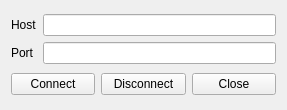
<?xml version="1.0" encoding="UTF-8"?>
<ui version="4.0">
 <class>GuiClient</class>
 <widget class="QWidget" name="GuiClient">
  <property name="geometry">
   <rect>
    <x>0</x>
    <y>0</y>
    <width>287</width>
    <height>110</height>
   </rect>
  </property>
  <property name="focusPolicy">
   <enum>Qt::NoFocus</enum>
  </property>
  <property name="windowTitle">
   <string>Client-Mode</string>
  </property>
  <layout class="QVBoxLayout" name="verticalLayout_4">
   <item>
    <layout class="QVBoxLayout" name="verticalLayout_3">
     <item>
      <layout class="QGridLayout" name="gridLayout">
       <item row="0" column="0">
        <layout class="QVBoxLayout" name="verticalLayout_2">
         <item>
          <widget class="QLabel" name="startLabel1">
           <property name="text">
            <string>Host</string>
           </property>
          </widget>
         </item>
         <item>
          <widget class="QLabel" name="startLabel2">
           <property name="text">
            <string>Port</string>
           </property>
          </widget>
         </item>
        </layout>
       </item>
       <item row="0" column="1">
        <layout class="QVBoxLayout" name="verticalLayout">
         <item>
          <widget class="QLineEdit" name="clientLeIp"/>
         </item>
         <item>
          <widget class="QLineEdit" name="clientLePort"/>
         </item>
        </layout>
       </item>
      </layout>
     </item>
    </layout>
   </item>
   <item>
    <layout class="QHBoxLayout" name="horizontalLayout">
     <item>
      <widget class="QPushButton" name="clientBtnConnect">
       <property name="text">
        <string>Connect</string>
       </property>
       <property name="default">
        <bool>false</bool>
       </property>
      </widget>
     </item>
     <item>
      <widget class="QPushButton" name="clienBtnDisconnect">
       <property name="text">
        <string>Disconnect</string>
       </property>
      </widget>
     </item>
     <item>
      <widget class="QPushButton" name="clientBtnClose">
       <property name="text">
        <string>Close</string>
       </property>
      </widget>
     </item>
    </layout>
   </item>
  </layout>
 </widget>
 <resources/>
 <connections/>
</ui>
